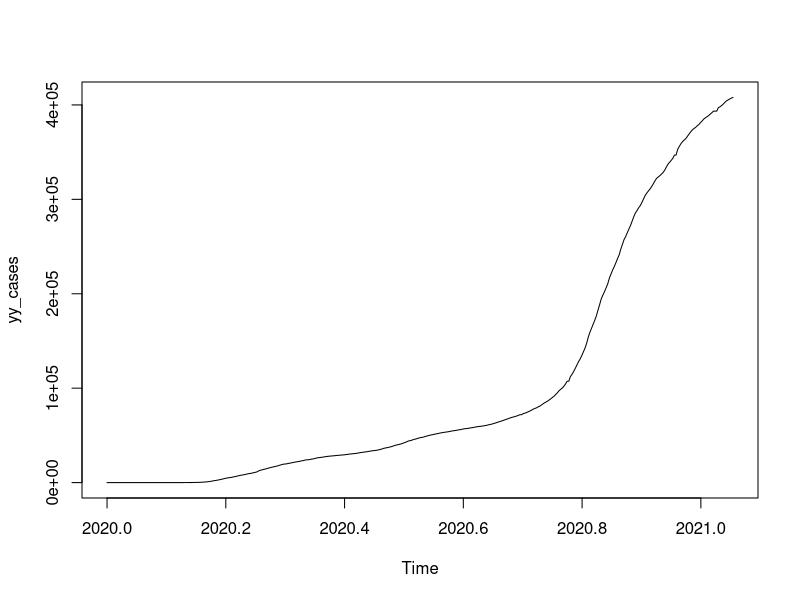
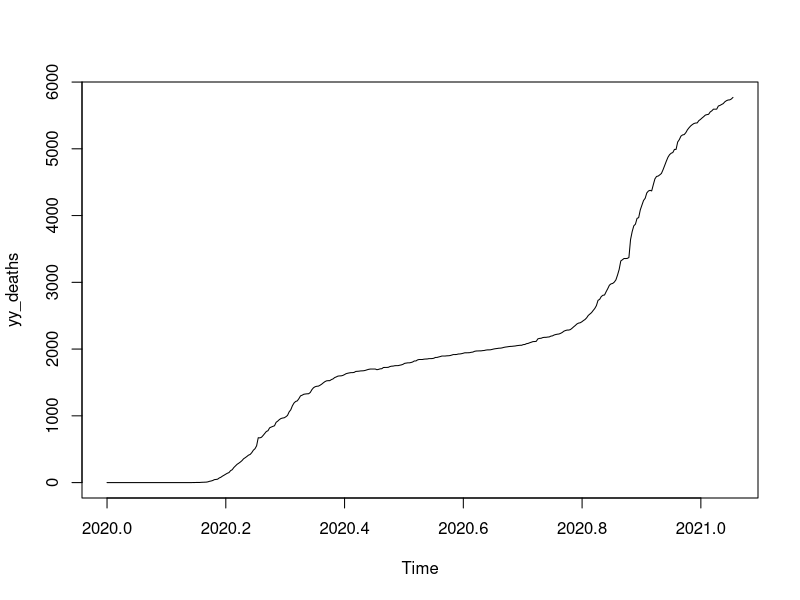

The R source for these figures, in order: (Note: this script raises an error after producing the figures.)

update.packages(ask=FALSE,checkBuilt=TRUE,repos="https://cloud.r-project.org")

install.packages(c("Rcpp", "caret", "forecast", "ggplot2", "quadprog"), dependencies=TRUE,repos="https://cloud.r-project.org")
install.packages("readxl")
library(readxl)
library("forecast")
library("tseries") 		# reqired for adf.test of stationarity

data <- read_excel("Latest_United_States_COVID-19_Cases_and_Deaths_by_State_over_Time.xlsx", "United_States_COVID-19_Cases_an")
CO_data <- subset(data, state == 'CO')
head(CO_data ,5)
dates <- CO_data$submission_date
cases <- CO_data$tot_cases
deaths <- CO_data$tot_death
CO_DATA<- data.frame(dates, cases, deaths)


##### Representing Data as Time Series Object #####

    #Total Cases
yy_cases <- ts(CO_DATA[,2], start = c(2020,1), frequency =365.25) #Start on the Jan 22 2020,Frequency 365.25 account for leap year
plot.ts(yy_cases)



    #Total Deaths
yy_deaths <- ts(CO_DATA[,3], start = c(2020,1), frequency =365.25) #Start on the Jan 22 2020,Frequency 365.25 account for leap year
plot.ts(yy_deaths)



##### General Process for Fitting ARIMA(p,d,q) x (P, D, Q) Models #####

# Typical values of (p,q) are 0, 1, 2. So you will have 3 ps x 3 qs = 9 models

# ARMA models require STATIONARY time series as inputs. Stationary implies mean and variance are approx constant over time

# To assess stationary, use adf.test(). If series is non-stationary, then take first difference. If first-differenced series still not stationary, take higher order difference. Usually d = 2 suffices for most time series. 

# Given p, d, q taking 3 values (0,1,2), you will have a set of 27 models. Apply AICC to select the best one or a set of few good ones. The "good ones" are within +/- 1 point from the Minimum AICC value




## Let's learn the process using sales series

## Step 1. Is the time series stationary? 

# Use Augmented Dickey-Fuller Test to test stationary == > large p-value means nonstationary


# install and load "tseries" package 
adf.test(yy_cases)             # if p-value is large (> 0.10), then nonstationary
adf.test(yy_deaths)             # if p-value is large (> 0.10), then nonstationary

yy_deaths_d1 = diff(yy_deaths, differences = 1)
adf.test(yy_deaths_d1)
yy_deaths_d2 = diff(yy2, differences = 2) #2nd diff makes deaths stationary
adf.test(yy_deaths_d2)

plot.ts(yy_cases)								# looks stationary visually
plot.ts(yy_deaths_d2)           	# looks stationary visually


## Step 2. Decide AR(p) or MA(q) or both ARMA(p,q). Use the stationary series from Step 1. 

# To decide AR(p), plot Pacf. For AR(p) => Pacf becomes zero at some lag p

Pacf(yy_deaths_d2, lag.max = 90)					# Pacf suggests p = 40 lags ==> way too many


# To decide MA, plot Acf. For MA(q) => Acf becomes zero at some lag q ==> way too many

Acf(yy_deaths_d2, lag.max = 90)					# Acf suggests q = 60 lags




## Step 3. Fit ARIMA automatically
m0 = auto.arima(yy_cases)		# fits ARIMA(p,d,q) x (P, D, Q) automatically

summary(m0)						# finds p = 0, d = 2, q = 1, MAPE = 1.21%

n0 = auto.arima(yy_deaths)
summary(n0)         # finds p = 5, d = 2, q = 1, MAPE = 1.96%
# save scores from information criteria
  #cases
aicc0 <- m0$aicc
bic0 <- m0$bic
  #deaths
d_aicc0 <- n0$aicc
d_bic0 <- n0$bic

# prediction
h = 30																# forecast horizon
m0.predict = forecast:::forecast.Arima(m0, h = 30, level = c(95))
plot(m0.predict)													# check forecasts
m0.predict

h = 30																# forecast horizon
n0.predict = forecast:::forecast.Arima(n0, h = 30, level = c(95))
plot(n0.predict)													# check forecasts
n0.predict

## Step 4. Identify "good models"

## Fit ARIMA models +/- 1 in the neighborhood of (p = 0, q = 1) found from auto.arima
## Keep d = 2 fixed and change only if needed

## fit m1 = Arima(1, 2,1)
## fit m2 = Arima(1, 2,2)
## fit m3 = Arima(0, 2,2)
## fit m4 = Arima(1, 2,0)
## fit m4 = Arima(0, 2,0)

## fit n1 = Arima(4, 2,1)
## fit n2 = Arima(5, 2,0)
## fit n3 = Arima(5, 2,2)
## fit n4 = Arima(4, 2,0)
## fit n4 = Arima(4, 2,2)

m1 = Arima(yy_cases, order = c(1,2,1))			
aicc1 <- m1$aicc
bic1 <- m1$bic

m2 = Arima(yy_cases, order = c(1,2,2))			
aicc2 <- m2$aicc
bic2 <- m2$bic

m3 = Arima(yy_cases, order = c(0,2,2))			
bic3 <- m3$bic

m4 = Arima(yy_cases, order = c(1,2,0))		
aicc4 <- m4$aicc
bic4 <- m4$bic

m5 = Arima(yy_cases, order = c(0,2,0))		
aicc5 <- m5$aicc
bic5 <- m5$bic

n1 = Arima(yy_deaths, order = c(4,2,1))			
d_aicc1 <- n1$aicc
d_bic1 <- n1$bic

n2 = Arima(yy_deaths, order = c(5,2,0))			
d_aicc2 <- n2$aicc
d_bic2 <- n2$bic

n3 = Arima(yy_deaths, order = c(5,2,2))	
d_aicc3 <- n2$aicc
d_bic3 <- n3$bic

n4 = Arima(yy_deaths, order = c(4,2,0))		
d_aicc4 <- n4$aicc
d_bic4 <- n4$bic

n5 = Arima(yy_deaths, order = c(4,2,2))		
d_aicc5 <- n5$aicc
d_bic5 <- n5$bic

## compare scores on informatin criteria to find competitive models

c_aicc.out = cbind(aicc0, aicc1, aicc2, aicc3, aicc4, aicc5)
c_aicc.diff = c_aicc.out - min(c_aicc.out)			

c_bic.out = cbind(bic0, bic1, bic2, bic3, bic4, bic5)
c_bic.diff = c_bic.out - min(c_bic.out)			

d_aicc.out = cbind(d_aicc0, d_aicc1, d_aicc2, d_aicc3, d_aicc4, d_aicc5)
d_aicc.diff = d_aicc.out - min(d_aicc.out)			

d_bic.out = cbind(d_bic0, d_bic1, d_bic2, d_bic3, d_bic4, d_bic5)
d_bic.diff = d_bic.out - min(d_bic.out)				

## Now check the plot and summary of m1 & n2

m1.predict = forecast:::forecast.Arima(m1, h = 30, level = c(95))
plot(m1.predict)								# forecast shows that cases likely to reduce 

summary(m1.predict)								# MAPE 1.97%. Not Better than m0

n2.predict = forecast:::forecast.Arima(n2, h = 30, level = c(95))
plot(n2.predict)								# forecast shows that cases likely to reduce 

summary(n2.predict)								# MAPE 1.99%. Not Better than n0

# Step 5.  Consensus Forecast (aka forecasts combination).

ybar0 <- m0.predict$mean						# auto.arima forecast
ybar1 <- m1.predict$mean						# m1 based forecat

ybar0_2 <- n0.predict$mean
ybar1_2 <- n2.predict$mean

ybar.avg = (ybar0 + ybar1)/2					# consensus forecast
ybar.avg2 = (ybar0_2 + ybar1_2)/2					# consensus forecast

# Also need to find prediction intervals for consensus forecasts. First find variances and then average the variances.

  #Cases
low0 <- m0.predict$lower
var0 <- ((ybar0 - low0[1:h])/1.96)^2 			# b/c yhat - (yhat - 1.96 x se) gives 1.96 x se

low1 <- m1.predict$lower
var1 <- ((ybar1 - low1[1:h])/1.96)^2 

var.avg = (var0[1:h] + var1[1:h])/2				# averaged variance

  #Deaths
low0_2 <- n0.predict$lower
var0_2<- ((ybar0_2 - low0_2[1:h])/1.96)^2 			# b/c yhat - (yhat - 1.96 x se) gives 1.96 x se

low1_2 <- n2.predict$lower
var1_2 <- ((ybar1_2 - low1_2[1:h])/1.96)^2 

var.avg2 = (var0_2[1:h] + var1_2[1:h])/2				# averaged variance



# Step 6. Provide Prediction Intervals for Consensus Forecasts
  #Cases
lo68 = ybar.avg - 1 * sqrt(var.avg)				# 1 SD (68% confidence)
hi68 = ybar.avg + 1 * sqrt(var.avg)


lo95 = ybar.avg - 1.96 * sqrt(var.avg)			# 2 SD (68% confidence)
hi95 = ybar.avg + 1.96 * sqrt(var.avg)

final.out = cbind(ybar.avg, lo68, hi68, lo95, hi95)
d1=data.frame(final.out)
write.csv(d1$ybar.avg,"/Users/khristionlambert/Library/Mobile Documents/com~apple~CloudDocs/Grad School/Winter 2021/493_Topics in BAX/Assignment 2/casesprediction.csv", row.names = FALSE)

  #Deaths
lo68_d = ybar.avg2 - 1 * sqrt(var.avg2)				# 1 SD (68% confidence)
hi68_d = ybar.avg2 + 1 * sqrt(var.avg2)


lo95_d = ybar.avg2 - 1.96 * sqrt(var.avg2)			# 2 SD (68% confidence)
hi95_d = ybar.avg2 + 1.96 * sqrt(var.avg2)

final.out_d = cbind(ybar.avg2, lo68_d, hi68_d, lo95_d, hi95_d)
d2=data.frame(final.out_d)

write.csv(d2$ybar.avg2,"/Users/khristionlambert/Library/Mobile Documents/com~apple~CloudDocs/Grad School/Winter 2021/493_Topics in BAX/Assignment 2/deathsprediction.csv", row.names = FALSE)


combined_cases <- cbind(yy_cases, ybar.avg)
ts.plot(combined_cases, gpars= list(col=rainbow(2)), main = "Colorado Cases")

combined_deaths <- cbind(yy_deaths, ybar.avg2)
ts.plot(combined_deaths, gpars= list(col=rainbow(2)), main = "Colorado Deaths")








